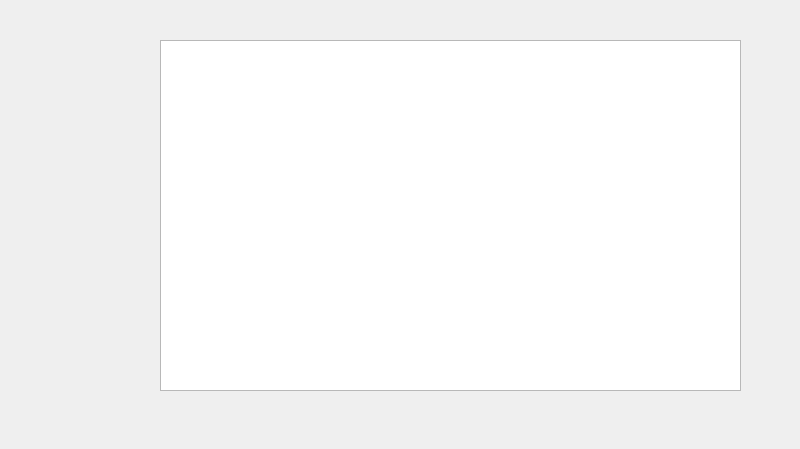
<?xml version="1.0" encoding="UTF-8"?>
<ui version="4.0">
 <class>news_2</class>
 <widget class="QWidget" name="news_2">
  <property name="geometry">
   <rect>
    <x>0</x>
    <y>0</y>
    <width>800</width>
    <height>449</height>
   </rect>
  </property>
  <property name="sizePolicy">
   <sizepolicy hsizetype="Fixed" vsizetype="Fixed">
    <horstretch>0</horstretch>
    <verstretch>0</verstretch>
   </sizepolicy>
  </property>
  <property name="minimumSize">
   <size>
    <width>0</width>
    <height>449</height>
   </size>
  </property>
  <property name="maximumSize">
   <size>
    <width>800</width>
    <height>451</height>
   </size>
  </property>
  <property name="baseSize">
   <size>
    <width>800</width>
    <height>450</height>
   </size>
  </property>
  <property name="windowTitle">
   <string>SAGORA</string>
  </property>
  <property name="windowOpacity">
   <double>1.000000000000000</double>
  </property>
  <property name="autoFillBackground">
   <bool>false</bool>
  </property>
  <property name="styleSheet">
   <string notr="true"/>
  </property>
  <layout class="QVBoxLayout" name="verticalLayout">
   <property name="spacing">
    <number>0</number>
   </property>
   <property name="sizeConstraint">
    <enum>QLayout::SetMaximumSize</enum>
   </property>
   <property name="leftMargin">
    <number>0</number>
   </property>
   <property name="topMargin">
    <number>0</number>
   </property>
   <property name="rightMargin">
    <number>0</number>
   </property>
   <property name="bottomMargin">
    <number>0</number>
   </property>
   <item>
    <widget class="QFrame" name="backgroundFrame">
     <property name="minimumSize">
      <size>
       <width>800</width>
       <height>450</height>
      </size>
     </property>
     <property name="maximumSize">
      <size>
       <width>800</width>
       <height>450</height>
      </size>
     </property>
     <property name="baseSize">
      <size>
       <width>800</width>
       <height>450</height>
      </size>
     </property>
     <property name="styleSheet">
      <string notr="true">#backgroundFrame{
border-image:  url(:/png/main/res/ui/bg_800x500.png);
}
</string>
     </property>
     <property name="lineWidth">
      <number>0</number>
     </property>
     <property name="midLineWidth">
      <number>0</number>
     </property>
     <widget class="QFrame" name="backgroundFrame_2">
      <property name="geometry">
       <rect>
        <x>80</x>
        <y>60</y>
        <width>66</width>
        <height>66</height>
       </rect>
      </property>
      <property name="minimumSize">
       <size>
        <width>60</width>
        <height>60</height>
       </size>
      </property>
      <property name="maximumSize">
       <size>
        <width>100</width>
        <height>100</height>
       </size>
      </property>
      <property name="baseSize">
       <size>
        <width>800</width>
        <height>450</height>
       </size>
      </property>
      <property name="styleSheet">
       <string notr="true">border-image:  url(://png/main/res/ui/logo.png)




                </string>
      </property>
      <property name="midLineWidth">
       <number>-1</number>
      </property>
     </widget>
     <widget class="QTextEdit" name="newtext">
      <property name="geometry">
       <rect>
        <x>160</x>
        <y>40</y>
        <width>581</width>
        <height>351</height>
       </rect>
      </property>
     </widget>
    </widget>
   </item>
  </layout>
 </widget>
 <resources/>
 <connections/>
</ui>
